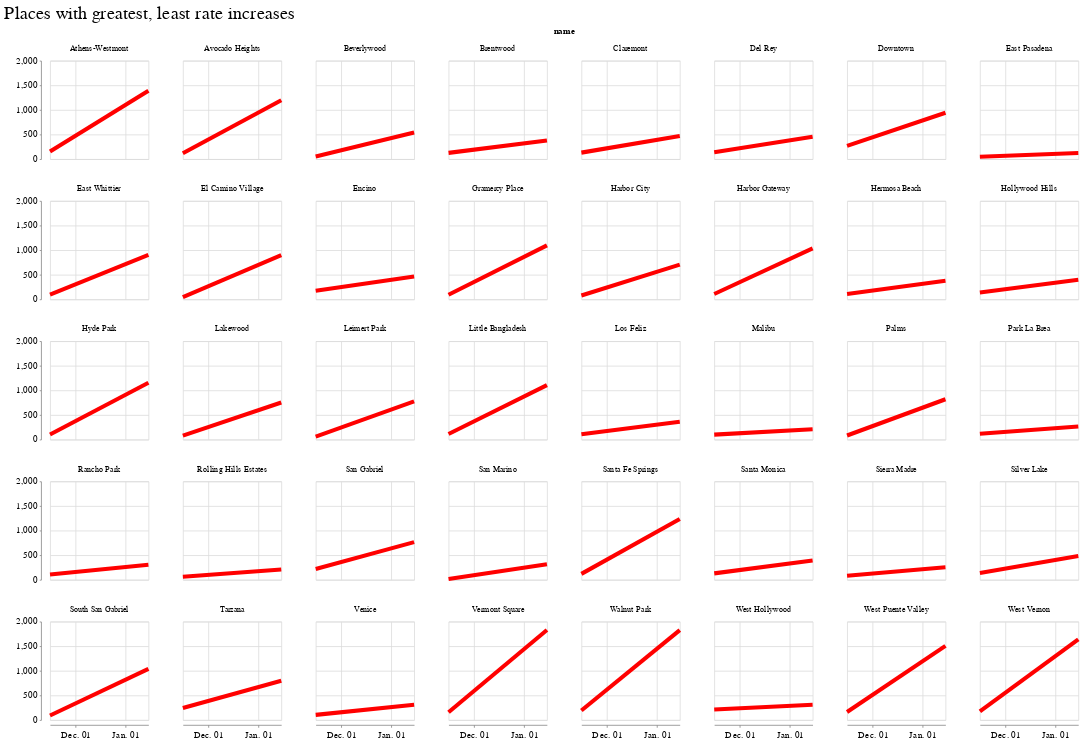

Write notebook code for a chart like this one.
### Markdown cell above
---

### Code cell
min_max_minimultiples = (
    alt.Chart(surge_change_pivot_min_max_melt)
    .mark_line(size=5, color="red")
    .encode(
        x=alt.X("date:T", title="", axis=alt.Axis(tickCount=3, format="%b. %d")),
        y=alt.Y("rate", title=""),
        facet=alt.Facet("name", columns=8),
    )
    .properties(
        height=120,
        width=120,
        title="Places with greatest, least rate increases",
    )
)
min_max_minimultiples

### Figure 1 — Vega-Lite specification as saved in the notebook (floating-point values rounded to 4 significant figures)
{"config": {"view": {"width": 800, "height": 450}, "background": "#ffffff", "title": {"anchor": "start", "font": "Benton Gothic Bold, sans", "fontColor": "#000000", "fontSize": 22, "fontWeight": "normal"}, "arc": {"fill": "#82c6df"}, "area": {"fill": "#82c6df"}, "line": {"stroke": "#82c6df", "strokeWidth": 3}, "path": {"stroke": "#82c6df"}, "rect": {"fill": "#82c6df"}, "shape": {"stroke": "#82c6df"}, "bar": {"fill": "#82c6df"}, "point": {"stroke": "#82c6df"}, "symbol": {"fill": "#82c6df", "size": 30}, "axis": {"titleFont": "Benton Gothic Bold, sans", "titleFontSize": 13, "titleFontWeight": "normal", "labelFont": "Benton Gothic, sans", "labelFontSize": 11.5, "labelFontWeight": "normal"}, "axisX": {"labelAngle": 0, "labelPadding": 4, "tickSize": 3}, "axisY": {"labelBaseline": "middle", "maxExtent": 45, "minExtent": 45, "tickSize": 2, "titleAlign": "left", "titleAngle": 0, "titleX": -45, "titleY": -11}, "legend": {"titleFont": "Benton Gothic Bold, sans", "titleFontSize": 13, "titleFontWeight": "normal", "symbolType": "square", "labelFont": "Benton Gothic, sans", "labelFontSize": 11.5}, "range": {"category": ["#3580b1", "#ec8431", "#ab7fb4", "#c89d29", "#adc839", "#829eb1"], "diverging": ["#e68a4f", "#f4bb6a", "#f9e39c", "#dadfe2", "#a6b7c6", "#849eae"], "heatmap": ["#fbf2c7", "#f9e39c", "#f8d36e", "#f4bb6a", "#e68a4f", "#d15a40", "#ab4232"], "ordinal": ["#fbf2c7", "#f9e39c", "#f8d36e", "#f4bb6a", "#e68a4f", "#d15a40", "#ab4232"], "ramp": ["#fbf2c7", "#f9e39c", "#f8d36e", "#f4bb6a", "#e68a4f", "#d15a40", "#ab4232"]}}, "data": {"name": "data-a7116b2bf847ffe90fe29dac9a3424f4"}, "mark": {"type": "line", "color": "red", "size": 5}, "encoding": {"facet": {"type": "nominal", "columns": 8, "field": "name"}, "x": {"type": "temporal", "axis": {"format": "%b. %d", "tickCount": 3}, "field": "date", "title": ""}, "y": {"type": "quantitative", "field": "rate", "title": ""}}, "height": 120, "title": "Places with greatest, least rate increases", "width": 120, "$schema": "https://vega.github.io/schema/vega-lite/v4.8.1.json", "datasets": {"data-a7116b2bf847ffe90fe29dac9a3424f4": [{"name": "San Marino", "date": "2020-11-15", "rate": 15.06}, {"name": "El Camino Village", "date": "2020-11-15", "rate": 45.5}, {"name": "Leimert Park", "date": "2020-11-15", "rate": 59.07}, {"name": "Gramercy Place", "date": "2020-11-15", "rate": 92.9}, {"name": "Vermont Square", "date": "2020-11-15", "rate": 156.7}, {"name": "South San Gabriel", "date": "2020-11-15", "rate": 90.42}, {"name": "Hyde Park", "date": "2020-11-15", "rate": 101.6}, {"name": "Santa Fe Springs", "date": "2020-11-15", "rate": 119.8}, {"name": "Beverlywood", "date": "2020-11-15", "rate": 53.14}, {"name": "Avocado Heights", "date": "2020-11-15", "rate": 118.1}, {"name": "Palms", "date": "2020-11-15", "rate": 82.05}, {"name": "Little Bangladesh", "date": "2020-11-15", "rate": 112.9}, {"name": "East Whittier", "date": "2020-11-15", "rate": 94.23}, {"name": "Harbor Gateway", "date": "2020-11-15", "rate": 107.8}, {"name": "Walnut Park", "date": "2020-11-15", "rate": 192.0}, {"name": "Lakewood", "date": "2020-11-15", "rate": 79.64}, {"name": "West Vernon", "date": "2020-11-15", "rate": 175.2}, {"name": "Harbor City", "date": "2020-11-15", "rate": 75.68}, {"name": "West Puente Valley", "date": "2020-11-15", "rate": 162.7}, {"name": "Athens-Westmont", "date": "2020-11-15", "rate": 155.5}, {"name": "Claremont", "date": "2020-11-15", "rate": 131.6}, {"name": "Silver Lake", "date": "2020-11-15", "rate": 136.1}, {"name": "Hermosa Beach", "date": "2020-11-15", "rate": 106.8}, {"name": "San Gabriel", "date": "2020-11-15", "rate": 217.3}, {"name": "Downtown", "date": "2020-11-15", "rate": 269.0}, {"name": "Rolling Hills Estates", "date": "2020-11-15", "rate": 61.63}, {"name": "Los Feliz", "date": "2020-11-15", "rate": 106.4}, {"name": "Del Rey", "date": "2020-11-15", "rate": 137.0}, {"name": "Tarzana", "date": "2020-11-15", "rate": 242.9}, {"name": "Sierra Madre", "date": "2020-11-15", "rate": 81.9}, {"name": "Santa Monica", "date": "2020-11-15", "rate": 128.7}, {"name": "Brentwood", "date": "2020-11-15", "rate": 126.0}, {"name": "Venice", "date": "2020-11-15", "rate": 103.3}, {"name": "Rancho Park", "date": "2020-11-15", "rate": 106.7}, {"name": "Hollywood Hills", "date": "2020-11-15", "rate": 139.3}, {"name": "Encino", "date": "2020-11-15", "rate": 172.7}, {"name": "East Pasadena", "date": "2020-11-15", "rate": 46.85}, {"name": "Park La Brea", "date": "2020-11-15", "rate": 117.8}, {"name": "Malibu", "date": "2020-11-15", "rate": 100.3}, {"name": "West Hollywood", "date": "2020-11-15", "rate": 211.1}, {"name": "San Marino", "date": "2021-01-15", "rate": 316.3}, {"name": "El Camino Village", "date": "2021-01-15", "rate": 898.6}, {"name": "Leimert Park", "date": "2021-01-15", "rate": 774.5}, {"name": "Gramercy Place", "date": "2021-01-15", "rate": 1096.0}, {"name": "Vermont Square", "date": "2021-01-15", "rate": 1828.0}, {"name": "South San Gabriel", "date": "2021-01-15", "rate": 1040.0}, {"name": "Hyde Park", "date": "2021-01-15", "rate": 1153.0}, {"name": "Santa Fe Springs", "date": "2021-01-15", "rate": 1236.0}, {"name": "Beverlywood", "date": "2021-01-15", "rate": 539.0}, {"name": "Avocado Heights", "date": "2021-01-15", "rate": 1196.0}, {"name": "Palms", "date": "2021-01-15", "rate": 818.2}, {"name": "Little Bangladesh", "date": "2021-01-15", "rate": 1104.0}, {"name": "East Whittier", "date": "2021-01-15", "rate": 904.6}, {"name": "Harbor Gateway", "date": "2021-01-15", "rate": 1034.0}, {"name": "Walnut Park", "date": "2021-01-15", "rate": 1827.0}, {"name": "Lakewood", "date": "2021-01-15", "rate": 752.8}, {"name": "West Vernon", "date": "2021-01-15", "rate": 1637.0}, {"name": "Harbor City", "date": "2021-01-15", "rate": 705.2}, {"name": "West Puente Valley", "date": "2021-01-15", "rate": 1505.0}, {"name": "Athens-Westmont", "date": "2021-01-15", "rate": 1388.0}, {"name": "Claremont", "date": "2021-01-15", "rate": 468.7}, {"name": "Silver Lake", "date": "2021-01-15", "rate": 483.2}, {"name": "Hermosa Beach", "date": "2021-01-15", "rate": 376.2}, {"name": "San Gabriel", "date": "2021-01-15", "rate": 764.3}, {"name": "Downtown", "date": "2021-01-15", "rate": 941.6}, {"name": "Rolling Hills Estates", "date": "2021-01-15", "rate": 209.5}, {"name": "Los Feliz", "date": "2021-01-15", "rate": 361.0}, {"name": "Del Rey", "date": "2021-01-15", "rate": 454.3}, {"name": "Tarzana", "date": "2021-01-15", "rate": 796.7}, {"name": "Sierra Madre", "date": "2021-01-15", "rate": 254.8}, {"name": "Santa Monica", "date": "2021-01-15", "rate": 390.5}, {"name": "Brentwood", "date": "2021-01-15", "rate": 378.0}, {"name": "Venice", "date": "2021-01-15", "rate": 309.9}, {"name": "Rancho Park", "date": "2021-01-15", "rate": 304.9}, {"name": "Hollywood Hills", "date": "2021-01-15", "rate": 397.5}, {"name": "Encino", "date": "2021-01-15", "rate": 464.9}, {"name": "East Pasadena", "date": "2021-01-15", "rate": 124.9}, {"name": "Park La Brea", "date": "2021-01-15", "rate": 265.1}, {"name": "Malibu", "date": "2021-01-15", "rate": 208.3}, {"name": "West Hollywood", "date": "2021-01-15", "rate": 308.5}, {"name": "San Marino", "date": "rank_lower_is_better", "rate": 234.0}, {"name": "El Camino Village", "date": "rank_lower_is_better", "rate": 233.0}, {"name": "Leimert Park", "date": "rank_lower_is_better", "rate": 232.0}, {"name": "Gramercy Place", "date": "rank_lower_is_better", "rate": 231.0}, {"name": "Vermont Square", "date": "rank_lower_is_better", "rate": 230.0}, {"name": "South San Gabriel", "date": "rank_lower_is_better", "rate": 229.0}, {"name": "Hyde Park", "date": "rank_lower_is_better", "rate": 228.0}, {"name": "Santa Fe Springs", "date": "rank_lower_is_better", "rate": 227.0}, {"name": "Beverlywood", "date": "rank_lower_is_better", "rate": 226.0}, {"name": "Avocado Heights", "date": "rank_lower_is_better", "rate": 225.0}, {"name": "Palms", "date": "rank_lower_is_better", "rate": 224.0}, {"name": "Little Bangladesh", "date": "rank_lower_is_better", "rate": 223.0}, {"name": "East Whittier", "date": "rank_lower_is_better", "rate": 222.0}, {"name": "Harbor Gateway", "date": "rank_lower_is_better", "rate": 221.0}, {"name": "Walnut Park", "date": "rank_lower_is_better", "rate": 220.0}, {"name": "Lakewood", "date": "rank_lower_is_better", "rate": 219.0}, {"name": "West Vernon", "date": "rank_lower_is_better", "rate": 218.0}, {"name": "Harbor City", "date": "rank_lower_is_better", "rate": 217.0}, {"name": "West Puente Valley", "date": "rank_lower_is_better", "rate": 216.0}, {"name": "Athens-Westmont", "date": "rank_lower_is_better", "rate": 215.0}, {"name": "Claremont", "date": "rank_lower_is_better", "rate": 20.0}, {"name": "Silver Lake", "date": "rank_lower_is_better", "rate": 19.0}, {"name": "Hermosa Beach", "date": "rank_lower_is_better", "rate": 18.0}, {"name": "San Gabriel", "date": "rank_lower_is_better", "rate": 17.0}, {"name": "Downtown", "date": "rank_lower_is_better", "rate": 16.0}, {"name": "Rolling Hills Estates", "date": "rank_lower_is_better", "rate": 15.0}, {"name": "Los Feliz", "date": "rank_lower_is_better", "rate": 14.0}, {"name": "Del Rey", "date": "rank_lower_is_better", "rate": 13.0}, {"name": "Tarzana", "date": "rank_lower_is_better", "rate": 12.0}, {"name": "Sierra Madre", "date": "rank_lower_is_better", "rate": 11.0}, {"name": "Santa Monica", "date": "rank_lower_is_better", "rate": 10.0}, {"name": "Brentwood", "date": "rank_lower_is_better", "rate": 9.0}, {"name": "Venice", "date": "rank_lower_is_better", "rate": 9.0}, {"name": "Rancho Park", "date": "rank_lower_is_better", "rate": 7.0}, {"name": "Hollywood Hills", "date": "rank_lower_is_better", "rate": 6.0}, {"name": "Encino", "date": "rank_lower_is_better", "rate": 5.0}, {"name": "East Pasadena", "date": "rank_lower_is_better", "rate": 4.0}, {"name": "Park La Brea", "date": "rank_lower_is_better", "rate": 3.0}, {"name": "Malibu", "date": "rank_lower_is_better", "rate": 2.0}, {"name": "West Hollywood", "date": "rank_lower_is_better", "rate": 1.0}]}}
